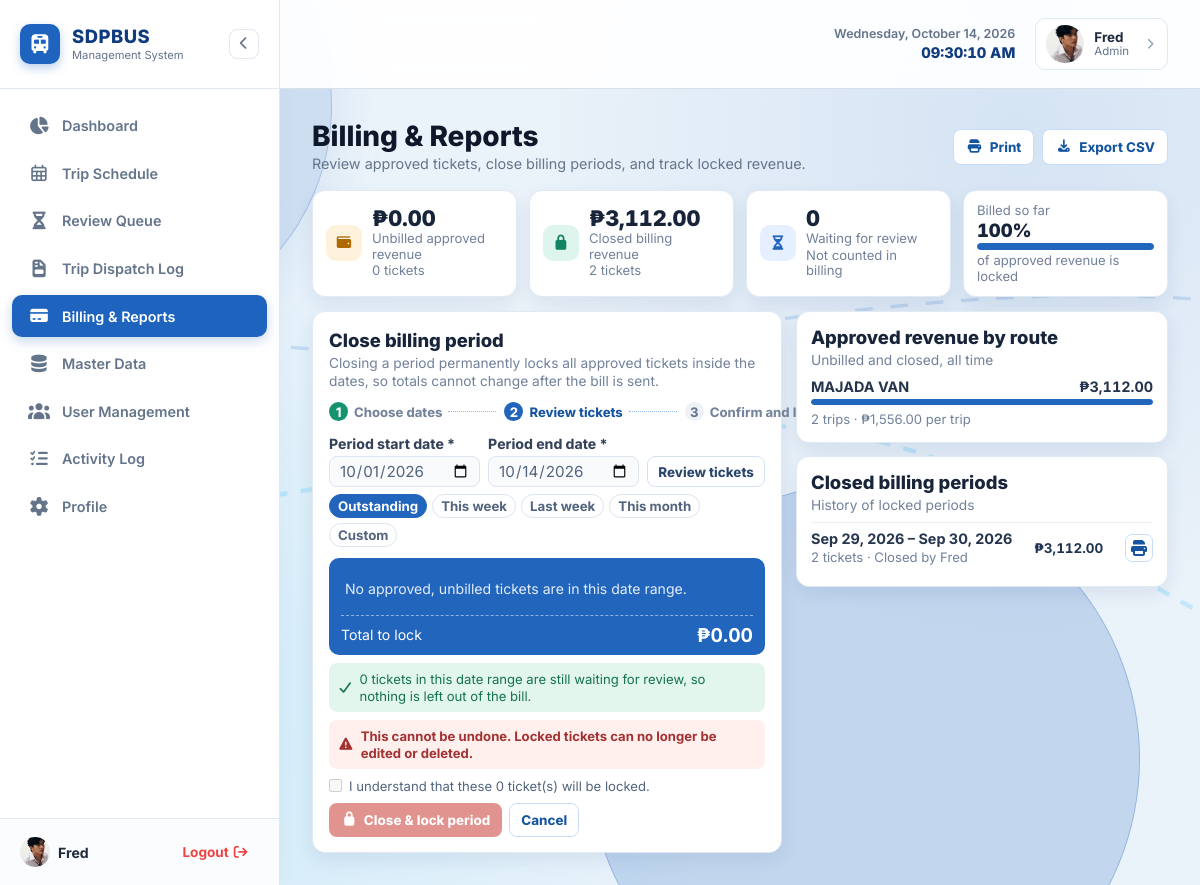
The app's page /ojt-sdpbus/frontend/admin/billing.php (signed in) with its own data.
### tables this page shows
CREATE TABLE billing_periods (
            id INTEGER PRIMARY KEY AUTOINCREMENT,
            start_date DATE NOT NULL,
            end_date DATE NOT NULL,
            ticket_count INTEGER NOT NULL DEFAULT 0,
            total_amount REAL NOT NULL DEFAULT 0.00,
            closed_by INTEGER,
            closed_at DATETIME NOT NULL DEFAULT CURRENT_TIMESTAMP,
            CHECK (start_date <= end_date),
            FOREIGN KEY (closed_by) REFERENCES users(id) ON DELETE SET NULL
        );

### ojt-sdpbus/frontend/admin/billing.php (the view, shortened to what this page needs)
<?php
$db = Database::getConnection();
$defaultUnbilledRange = $db->query("SELECT MIN(trip_date) AS start_date, MAX(trip_date) AS end_date
                                   FROM tickets
                                   WHERE review_status = 'Approved' AND billing_closed = 0")->fetch(PDO::FETCH_ASSOC);
$defaultUnbilledStart = $defaultUnbilledRange['start_date'] ?: date('Y-m-01');
$defaultUnbilledEnd = $defaultUnbilledRange['end_date'] ?: date('Y-m-d');
$dateStart = $defaultUnbilledStart;
$dateEnd = $defaultUnbilledEnd;
$dateError = '';
$closedPeriodForRange = null;
if ($dateError === '') {
    $closedPeriodStmt = $db->prepare('SELECT bp.*, COALESCE(u.username, \'Former admin\') AS closed_by_name
                                      FROM billing_periods bp
                                      LEFT JOIN users u ON u.id = bp.closed_by
                                      WHERE bp.start_date = :start_date AND bp.end_date = :end_date
                                      ORDER BY bp.id DESC LIMIT 1');
    $closedPeriodStmt->execute([':start_date' => $dateStart, ':end_date' => $dateEnd]);
    $closedPeriodForRange = $closedPeriodStmt->fetch(PDO::FETCH_ASSOC) ?: null;
}
$periodIsClosed = $closedPeriodForRange !== null;
$approvedSummary = $db->query("SELECT
    COALESCE(SUM(CASE WHEN billing_closed = 0 THEN ticket_total ELSE 0 END), 0) AS unbilled_total,
    COALESCE(SUM(CASE WHEN billing_closed = 0 THEN 1 ELSE 0 END), 0) AS unbilled_count,
    COALESCE(SUM(CASE WHEN billing_closed = 1 THEN ticket_total ELSE 0 END), 0) AS closed_total,
    COALESCE(SUM(CASE WHEN billing_closed = 1 THEN 1 ELSE 0 END), 0) AS closed_count
    FROM tickets WHERE review_status = 'Approved'")->fetch(PDO::FETCH_ASSOC);
$waitingReviewCount = (int)$db->query("SELECT COUNT(*) FROM tickets WHERE review_status = 'Submitted'")->fetchColumn();
$approvedTotal = (float)$approvedSummary['unbilled_total'] + (float)$approvedSummary['closed_total'];
$billedPercent = $approvedTotal > 0 ? min(100, (int)round(((float)$approvedSummary['closed_total'] / $approvedTotal) * 100)) : 0;
$previewTickets = [];
$routeTotals = [];
$previewTotal = 0.0;
$waitingReviewInRange = 0;
if ($dateError === '') {
        $previewStmt = $db->prepare("SELECT t.id, t.ticket_number, t.trip_date, t.shift, t.ticket_total, r.route_name
                                 FROM tickets t
                                 JOIN routes r ON r.id = t.route_id
                                 WHERE t.trip_date BETWEEN :start_date AND :end_date
                                                                     AND t.review_status = 'Approved' AND t.billing_closed = :billing_closed
                                 ORDER BY t.trip_date, t.trip_time, t.ticket_number");
        $previewStmt->execute([
                ':start_date' => $dateStart,
                ':end_date' => $dateEnd,
                ':billing_closed' => $periodIsClosed ? 1 : 0
        ]);
    $previewTickets = $previewStmt->fetchAll(PDO::FETCH_ASSOC);
        $waitingReviewStmt = $db->prepare("SELECT COUNT(*) FROM tickets
                                                                             WHERE trip_date BETWEEN :start_date AND :end_date
                                                                                 AND review_status = 'Submitted'");
    $waitingReviewStmt->execute([':start_date' => $dateStart, ':end_date' => $dateEnd]);
    $waitingReviewInRange = (int)$waitingReviewStmt->fetchColumn();
    $routeTotalsStmt = $db->prepare("SELECT r.route_name, COUNT(t.id) AS ticket_count,
                                            COALESCE(SUM(t.ticket_total), 0) AS total_amount
                                     FROM tickets t
                                     JOIN routes r ON r.id = t.route_id
                                     WHERE t.review_status = 'Approved'
                                     GROUP BY r.id, r.route_name
                                     ORDER BY total_amount DESC, r.route_name COLLATE NOCASE");
    $routeTotalsStmt->execute();
    $routeTotals = $routeTotalsStmt->fetchAll(PDO::FETCH_ASSOC);
}
$periods = $db->query("SELECT bp.*, COALESCE(u.username, 'Former admin') AS closed_by_name
                       FROM billing_periods bp
                       LEFT JOIN users u ON u.id = bp.closed_by
                       ORDER BY bp.closed_at DESC, bp.id DESC")->fetchAll(PDO::FETCH_ASSOC);
include __DIR__ . '/../../includes/header.php';
include __DIR__ . '/../../includes/sidebar.php';
?>
<main class="main-content billing-page">
    <div class="billing-content">
        <header class="billing-page-header">
            <div>
                <h1>Billing &amp; Reports</h1>
                <p>Review approved tickets, close billing periods, and track locked revenue.</p>
            </div>
            <div class="billing-page-actions">
                <button type="button" class="billing-toolbar-button" id="print-billing-report"><i class="fas fa-print" aria-hidden="true"></i> Print</button>
                <a class="billing-toolbar-button" href="/xampp/yoko-na/ojt-sdpbus/backend/report/export_billing.php?start_date=<?= urlencode($dateStart) ?>&amp;end_date=<?= urlencode($dateEnd) ?>"><i class="fas fa-download" aria-hidden="true"></i> Export CSV</a>
            </div>
        </header>
        <section class="billing-metrics" aria-label="Billing summary">
            <article class="billing-metric">
                <span class="billing-metric-icon metric-amber"><i class="fas fa-wallet" aria-hidden="true"></i></span>
                <span><strong>₱<?= number_format((float)$approvedSummary['unbilled_total'], 2) ?></strong><small>Unbilled approved revenue</small><small><?= (int)$approvedSummary['unbilled_count'] ?> tickets</small></span>
            </article>
            <article class="billing-metric">
                <span class="billing-metric-icon metric-green"><i class="fas fa-lock" aria-hidden="true"></i></span>
                <span><strong>₱<?= number_format((float)$approvedSummary['closed_total'], 2) ?></strong><small>Closed billing revenue</small><small><?= (int)$approvedSummary['closed_count'] ?> tickets</small></span>
            </article>
            <article class="billing-metric">
                <span class="billing-metric-icon metric-blue"><i class="fas fa-hourglass-half" aria-hidden="true"></i></span>
                <span><strong><?= $waitingReviewCount ?></strong><small>Waiting for review</small><small>Not counted in billing</small></span>
            </article>
            <article class="billing-metric billed-progress-metric">
                <span class="billing-progress-label">Billed so far</span>
                <strong><?= $billedPercent ?>%</strong>
                <span class="billing-progress-track" role="progressbar" aria-label="Approved revenue billed" aria-valuemin="0" aria-valuemax="100" aria-valuenow="<?= $billedPercent ?>"><span style="width: <?= $billedPercent ?>%"></span></span>
                <small>of approved revenue is locked</small>
            </article>
        </section>
        <div class="billing-layout">
            <section class="billing-panel close-period-panel" aria-labelledby="close-period-title">
                <header class="billing-panel-heading">
                    <h2 id="close-period-title"><?= $periodIsClosed ? 'Closed billing period' : 'Close billing period' ?></h2>
                    <p><?= $periodIsClosed ? 'This billing period is locked. Review the final ticket details below or print the receipt.' : 'Closing a period permanently locks all approved tickets inside the dates, so totals cannot change after the bill is sent.' ?></p>
                </header>
                <?php if ($periodIsClosed): ?>
                    <div class="billing-locked-banner"><i class="fas fa-lock" aria-hidden="true"></i><span>Locked <?= htmlspecialchars(date('M j, Y g:i A', strtotime($closedPeriodForRange['closed_at']))) ?> by <?= htmlspecialchars($closedPeriodForRange['closed_by_name']) ?></span></div>
                <?php else: ?>
                    <ol class="billing-stepper" aria-label="Billing close steps">
                        <li class="is-complete"><span>1</span> Choose dates</li>
                        <li class="is-current"><span>2</span> Review tickets</li>
                        <li><span>3</span> Confirm and lock</li>
                    </ol>
                <?php endif; ?>
                <form method="GET" action="" class="billing-date-form" id="billing-date-form" data-outstanding-start="<?= htmlspecialchars($defaultUnbilledStart) ?>" data-outstanding-end="<?= htmlspecialchars($defaultUnbilledEnd) ?>">
                    <div class="billing-date-fields">
                        <div class="billing-field">
                            <label for="start_date">Period start date *</label>
                            <input type="date" id="start_date" name="start_date" value="<?= htmlspecialchars($dateStart) ?>" required>
                        </div>
                        <div class="billing-field">
                            <label for="end_date">Period end date *</label>
                            <input type="date" id="end_date" name="end_date" value="<?= htmlspecialchars($dateEnd) ?>" required>
                        </div>
                        <button type="submit" class="billing-review-button">Review tickets</button>
                    </div>
                    <div class="billing-date-presets" role="group" aria-label="Date range shortcuts">
                        <button type="button" data-date-range="outstanding" class="<?= !isset($_GET['start_date'], $_GET['end_date']) ? 'is-active' : '' ?>">Outstanding</button>
                        <button type="button" data-date-range="this-week">This week</button>
                        <button type="button" data-date-range="last-week">Last week</button>
                        <button type="button" data-date-range="this-month">This month</button>
                        <button type="button" class="<?= isset($_GET['start_date'], $_GET['end_date']) ? 'is-active' : '' ?>" data-date-range="custom">Custom</button>
                    </div>
                </form>
                <form action="/xampp/yoko-na/ojt-sdpbus/backend/report/close_period.php" method="POST" class="billing-close-form" id="billing-close-form">
                    <div class="billing-ticket-preview">
                        <?php if (empty($previewTickets)): ?>
                            <p class="billing-preview-empty"><?= $periodIsClosed ? 'No locked ticket details were found for this period.' : 'No approved, unbilled tickets are in this date range.' ?></p>
                        <?php endif; ?>
                        <div class="billing-total-row"><span><?= $periodIsClosed ? 'Closed total' : 'Total to lock' ?></span><strong>₱<?= number_format($periodIsClosed ? (float)$closedPeriodForRange['total_amount'] : $previewTotal, 2) ?></strong></div>
                    </div>
                    <?php if ($periodIsClosed): ?>
                        <div class="billing-status-note note-success"><i class="fas fa-lock" aria-hidden="true"></i><span>This period is closed. The locked ticket records and total below are final.</span></div>
                    <?php else: ?>
                        <div class="billing-status-note note-success"><i class="fas fa-check" aria-hidden="true"></i><span><?= $waitingReviewInRange ?> tickets in this date range are still waiting for review, so nothing is left out of the bill.</span></div>
                        <div class="billing-status-note note-danger"><i class="fas fa-exclamation-triangle" aria-hidden="true"></i><strong>This cannot be undone. Locked tickets can no longer be edited or deleted.</strong></div>
                    <?php endif; ?>
                    <?php if (!$periodIsClosed): ?>
                        <label class="billing-confirm-check">
                            <input type="checkbox" id="confirm-lock" required <?= empty($previewTickets) || $dateError !== '' ? 'disabled' : '' ?>>
                            <span>I understand that these <?= count($previewTickets) ?> ticket(s) will be locked.</span>
                        </label>
                        <div class="billing-form-actions">
                            <button type="submit" class="billing-close-button" id="billing-close-button" disabled><i class="fas fa-lock" aria-hidden="true"></i> Close &amp; lock period</button>
                            <a href="/xampp/yoko-na/ojt-sdpbus/frontend/admin/billing.php" class="billing-cancel-button">Cancel</a>
                        </div>
                    <?php endif; ?>
                </form>
            </section>
            <aside class="billing-side-column">
                <section class="billing-panel route-revenue-panel" aria-labelledby="route-revenue-title">
                    <header class="billing-panel-heading">
                        <h2 id="route-revenue-title">Approved revenue by route</h2>
                        <p>Unbilled and closed, all time</p>
                    </header>
                    <?php if (empty($routeTotals)): ?>
                        <p class="billing-empty-side">No approved ticket revenue yet.</p>
                    <?php else: ?>
                        <div class="route-revenue-list">
                            <?php foreach ($routeTotals as $routeTotal): ?>
                                <?php $routeShare = $approvedTotal > 0 ? min(100, ((float)$routeTotal['total_amount'] / $approvedTotal) * 100) : 0; ?>
                                <article class="route-revenue-row">
                                    <div><strong><?= htmlspecialchars($routeTotal['route_name']) ?></strong><b>₱<?= number_format((float)$routeTotal['total_amount'], 2) ?></b></div>
                                    <span class="route-revenue-track"><span style="width: <?= number_format($routeShare, 2, '.', '') ?>%"></span></span>
                                    <small><?= (int)$routeTotal['ticket_count'] ?> trips · ₱<?= number_format((float)$routeTotal['total_amount'] / max(1, (int)$routeTotal['ticket_count']), 2) ?> per trip</small>
                                </article>
                            <?php endforeach; ?>
                        </div>
                    <?php endif; ?>
                </section>
                <section class="billing-panel closed-periods-panel" aria-labelledby="closed-periods-title">
                    <header class="billing-panel-heading">
                        <h2 id="closed-periods-title">Closed billing periods</h2>
                        <p>History of locked periods</p>
                    </header>
                    <?php if (empty($periods)): ?>
                        <div class="billing-periods-empty"><span><i class="fas fa-lock" aria-hidden="true"></i></span><strong>No periods closed yet</strong><small>Closed billing periods will be listed here with their totals.</small></div>
                    <?php else: ?>
                        <div class="closed-period-list">
                            <?php foreach ($periods as $period): ?>
                                <article class="closed-period-row">
                                    <div><strong><?= htmlspecialchars(date('M j, Y', strtotime($period['start_date']))) ?> – <?= htmlspecialchars(date('M j, Y', strtotime($period['end_date']))) ?></strong><small><?= (int)$period['ticket_count'] ?> tickets · Closed by <?= htmlspecialchars($period['closed_by_name']) ?></small></div>
                                    <b>₱<?= number_format((float)$period['total_amount'], 2) ?></b>
                                    <a class="closed-period-print-link" href="?start_date=<?= urlencode($period['start_date']) ?>&amp;end_date=<?= urlencode($period['end_date']) ?>&amp;print=1" aria-label="Print receipt for this billing period" title="Print receipt"><i class="fas fa-print" aria-hidden="true"></i></a>
                                </article>
                            <?php endforeach; ?>
                        </div>
                    <?php endif; ?>
                </section>
            </aside>
        </div>
    </div>
</main>
<?php include __DIR__ . '/../../includes/footer.php'; ?>

### records on screen
billing_periods: start_date "Sep 29, 2026", end_date "Sep 30, 2026", ticket_count "2", closed_by_name "Fred", total_amount "3,112.00"

### other values on screen
$username "Fred"
$role "Admin"
$approvedSummary['unbilled_total'] "0.00"
$approvedSummary['unbilled_count'] "0"
$approvedSummary['closed_total'] "3,112.00"
$approvedSummary['closed_count'] "2"
$waitingReviewCount "0"
$billedPercent "100"
$waitingReviewInRange "0"
count($previewTickets) "0"
$routeTotal['route_name'] "MAJADA VAN"
$routeTotal['total_amount'] "3,112.00"
$routeTotal['ticket_count'] "2"
